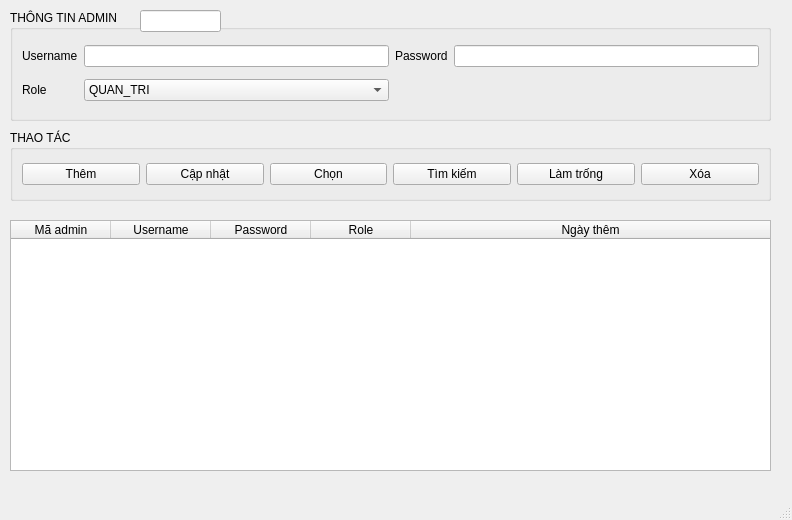
<?xml version="1.0" encoding="UTF-8"?>
<ui version="4.0">
 <class>ql_adminWindow</class>
 <widget class="QMainWindow" name="ql_adminWindow">
  <property name="geometry">
   <rect>
    <x>0</x>
    <y>0</y>
    <width>792</width>
    <height>520</height>
   </rect>
  </property>
  <property name="windowTitle">
   <string>Quản lý admin</string>
  </property>
  <property name="windowIcon">
   <iconset>
    <normaloff>icon/book_2_24dp_FILL0_wght400_GRAD0_opsz24.svg</normaloff>icon/book_2_24dp_FILL0_wght400_GRAD0_opsz24.svg</iconset>
  </property>
  <widget class="QWidget" name="centralwidget">
   <widget class="QGroupBox" name="groupBox">
    <property name="geometry">
     <rect>
      <x>10</x>
      <y>10</y>
      <width>761</width>
      <height>111</height>
     </rect>
    </property>
    <property name="title">
     <string>THÔNG TIN ADMIN</string>
    </property>
    <layout class="QGridLayout" name="gridLayout_2">
     <item row="0" column="0">
      <widget class="QLabel" name="label">
       <property name="text">
        <string>Username</string>
       </property>
      </widget>
     </item>
     <item row="0" column="1">
      <widget class="QLineEdit" name="username_lineEdit"/>
     </item>
     <item row="1" column="1">
      <widget class="QComboBox" name="role_comboBox">
       <item>
        <property name="text">
         <string>QUAN_TRI</string>
        </property>
       </item>
       <item>
        <property name="text">
         <string>THU_THU</string>
        </property>
       </item>
      </widget>
     </item>
     <item row="0" column="2">
      <widget class="QLabel" name="label_4">
       <property name="text">
        <string>Password</string>
       </property>
      </widget>
     </item>
     <item row="0" column="3">
      <widget class="QLineEdit" name="matkhau_lineEdit"/>
     </item>
     <item row="1" column="0">
      <widget class="QLabel" name="label_2">
       <property name="text">
        <string>Role</string>
       </property>
      </widget>
     </item>
    </layout>
   </widget>
   <widget class="QGroupBox" name="groupBox_2">
    <property name="geometry">
     <rect>
      <x>10</x>
      <y>130</y>
      <width>761</width>
      <height>71</height>
     </rect>
    </property>
    <property name="title">
     <string>THAO TÁC</string>
    </property>
    <layout class="QGridLayout" name="gridLayout">
     <item row="0" column="0">
      <widget class="QPushButton" name="them_pushButton">
       <property name="text">
        <string>Thêm</string>
       </property>
       <property name="icon">
        <iconset>
         <normaloff>icon/add_circle_24dp_FILL0_wght400_GRAD0_opsz24.svg</normaloff>icon/add_circle_24dp_FILL0_wght400_GRAD0_opsz24.svg</iconset>
       </property>
      </widget>
     </item>
     <item row="0" column="1">
      <widget class="QPushButton" name="capNhat_pushButton">
       <property name="text">
        <string>Cập nhật</string>
       </property>
       <property name="icon">
        <iconset>
         <normaloff>icon/sync_24dp_FILL0_wght400_GRAD0_opsz24.svg</normaloff>icon/sync_24dp_FILL0_wght400_GRAD0_opsz24.svg</iconset>
       </property>
      </widget>
     </item>
     <item row="0" column="2">
      <widget class="QPushButton" name="chon_pushButton">
       <property name="text">
        <string>Chọn</string>
       </property>
       <property name="icon">
        <iconset>
         <normaloff>icon/check_box_24dp_FILL0_wght400_GRAD0_opsz24.svg</normaloff>icon/check_box_24dp_FILL0_wght400_GRAD0_opsz24.svg</iconset>
       </property>
      </widget>
     </item>
     <item row="0" column="3">
      <widget class="QPushButton" name="timKiem_pushButton">
       <property name="text">
        <string>Tìm kiếm</string>
       </property>
       <property name="icon">
        <iconset>
         <normaloff>icon/search_24dp_FILL0_wght400_GRAD0_opsz24.svg</normaloff>icon/search_24dp_FILL0_wght400_GRAD0_opsz24.svg</iconset>
       </property>
      </widget>
     </item>
     <item row="0" column="4">
      <widget class="QPushButton" name="clear_pushButton">
       <property name="text">
        <string>Làm trống</string>
       </property>
       <property name="icon">
        <iconset>
         <normaloff>icon/backspace_24dp_FILL0_wght400_GRAD0_opsz24.svg</normaloff>icon/backspace_24dp_FILL0_wght400_GRAD0_opsz24.svg</iconset>
       </property>
      </widget>
     </item>
     <item row="0" column="5">
      <widget class="QPushButton" name="xoa_pushButton">
       <property name="text">
        <string>Xóa</string>
       </property>
       <property name="icon">
        <iconset>
         <normaloff>icon/delete_24dp_FILL0_wght400_GRAD0_opsz24.svg</normaloff>icon/delete_24dp_FILL0_wght400_GRAD0_opsz24.svg</iconset>
       </property>
      </widget>
     </item>
    </layout>
   </widget>
   <widget class="QTableWidget" name="tableWidget">
    <property name="geometry">
     <rect>
      <x>10</x>
      <y>220</y>
      <width>761</width>
      <height>251</height>
     </rect>
    </property>
    <property name="focusPolicy">
     <enum>Qt::NoFocus</enum>
    </property>
    <property name="showGrid">
     <bool>false</bool>
    </property>
    <attribute name="horizontalHeaderStretchLastSection">
     <bool>true</bool>
    </attribute>
    <attribute name="verticalHeaderVisible">
     <bool>false</bool>
    </attribute>
    <column>
     <property name="text">
      <string>Mã admin</string>
     </property>
    </column>
    <column>
     <property name="text">
      <string>Username</string>
     </property>
    </column>
    <column>
     <property name="text">
      <string>Password</string>
     </property>
    </column>
    <column>
     <property name="text">
      <string>Role</string>
     </property>
    </column>
    <column>
     <property name="text">
      <string>Ngày thêm</string>
     </property>
    </column>
   </widget>
   <widget class="QLineEdit" name="maAdmin_QLineEdit">
    <property name="geometry">
     <rect>
      <x>140</x>
      <y>10</y>
      <width>81</width>
      <height>22</height>
     </rect>
    </property>
    <property name="styleSheet">
     <string notr="true"/>
    </property>
    <property name="text">
     <string/>
    </property>
    <property name="readOnly">
     <bool>true</bool>
    </property>
   </widget>
  </widget>
  <widget class="QMenuBar" name="menubar">
   <property name="geometry">
    <rect>
     <x>0</x>
     <y>0</y>
     <width>792</width>
     <height>26</height>
    </rect>
   </property>
  </widget>
  <widget class="QStatusBar" name="statusbar"/>
 </widget>
 <resources/>
 <connections/>
</ui>
